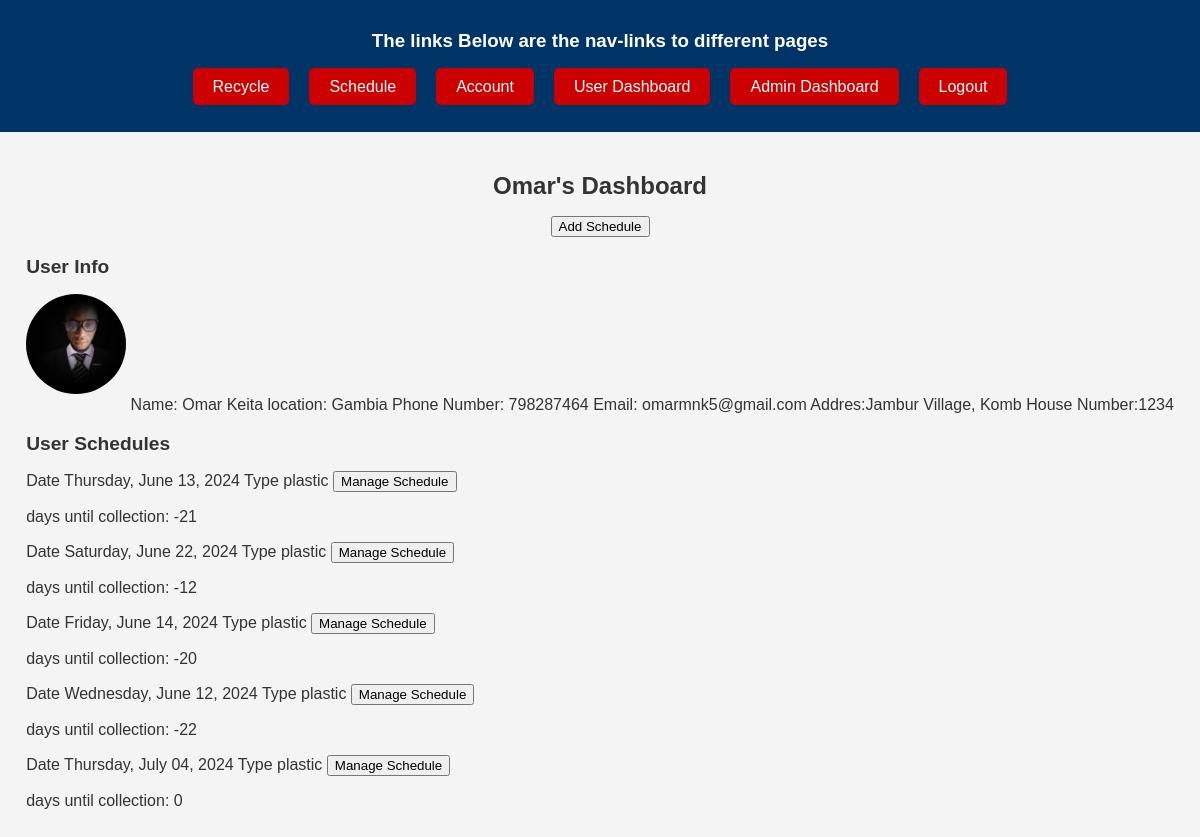
/user_dashboard (signed in), run on the app's committed database.
### app/models.py (models this page shows, shortened)
class User(db.Model, UserMixin):
    id = db.Column(db.Integer,  nullable= False, primary_key=True, autoincrement=True)
    first_name = db.Column(db.String(50), nullable=False)
    middle_name = db.Column(db.String(50), nullable=False, default="")
    last_name = db.Column(db.String(50), nullable=False)
    email = db.Column(db.String(50), unique=True, nullable=False,)
    sex = db.Column(db.String(50), nullable=False, default='Male')
    address = db.Column(db.String(50), nullable=False)
    house_number = db.Column(db.String(50), nullable=False)
    location = db.Column(db.String(50), nullable=False)
    image_file = db.Column(db.String(500), nullable=False, default='default.jpg')
    phone_number = db.Column(db.String(50), nullable=False)
    password = db.Column(db.String(150), nullable=False)
    schedule = db.relationship('Scheduling', backref='customer', lazy=True)
    is_admin = db.Column(db.Boolean, nullable=False, default=False)

class Scheduling(db.Model):
    id = db.Column(db.Integer, primary_key=True, autoincrement=True)
    date = db.Column(db.DateTime, nullable=False)
    type = db.Column(db.String(50), nullable=False)
    user_id = db.Column(db.Integer, db.ForeignKey('user.id'), nullable=False)
    collected = db.Column(db.Boolean, nullable=False, default=False)

### app/routes.py (the view)
@app.route('/user_dashboard', methods=['GET', 'POST'])
@login_required
def user_dashboard():
    user_schedule = Scheduling.query.filter_by(user_id=current_user.id).all()
    return render_template('user_dashboard.html', user_schedule=user_schedule, datetime=datetime)

### app/models.py (called while the page is built)
@login_manager.user_loader
def load_user(user_id):
    return User.query.get(int(user_id))

### app/templates/user_dashboard.html (shortened to what this page needs)
{% extends 'base.html'%}  {% block content %}
  <h2>{{current_user.first_name}}'s Dashboard</h2>
  <a href="{{url_for('schedule')}}"><button>Add Schedule</button></a>
  <div class="user">
    <div class="user-info">
      <h3>User Info</h3>
      <span
        ><img
          src="{{url_for('static', filename='profile_pics/' + current_user.image_file)}}"
          alt=""
      /></span>
      <span>Name: {{current_user.first_name}} {{current_user.last_name}}</span>
      <span>location: {{current_user.location}}</span>
      <span>Phone Number: {{current_user.phone_number}}</span>
      <span>Email: {{current_user.email}}</span>
      <span>Addres:{{current_user.address}}</span>
      <span>House Number:{{current_user.house_number}}</span>
    </div>
    <div class="schedules">
      <h3>User Schedules</h3>
      <div class="recycle">
        {% if user_schedule %} {%for schedule in user_schedule%}
        <span>Date {{schedule.date.strftime('%A, %B %d, %Y')}}</span>
        <span>Type {{schedule.type}}</span>
        <a
          class="btn-manage"
          href="{{url_for('manage_schedule', schedule_id=schedule.id)}}"
          ><button>Manage Schedule</button></a
        >
        <p>
          days until collection: {{ (schedule.date - datetime.now()).days + 1}}
        </p>
        {% endfor %} {% else %}
        <p>No Schedule for {{current_user.first_name}}</p>
        {% endif %}
      </div>
    </div>
  </div>
  {% endblock %}

### app/templates/base.html (shortened to what this page needs)
<!DOCTYPE html>
<html lang="en">
  <head>
    <link
      rel="stylesheet"
      href="{{url_for('static', filename='css/main.css')}}"
    />
  </head>
  <body>
    <header class="main-header">
      <h3 class="header-text">
        The links Below are the nav-links to different pages
      </h3>
      <ul class="nav-list">
        {% if current_user.is_authenticated %}
        <li class="nav-item">
          <a class="nav-link" href="{{url_for('recycle')}}">Recycle</a>
        </li>
        <li class="nav-item">
          <a class="nav-link" href="{{url_for('schedule')}}">Schedule</a>
        </li>
        <li class="nav-item">
          <a class="nav-link" href="{{url_for('account')}}">Account</a>
        </li>
        <li class="nav-item">
          <a class="nav-link" href="{{url_for('user_dashboard')}}"
            >User Dashboard</a
          >
        </li>
        {% if current_user.is_admin %}
        <li class="nav-item">
          <a class="nav-link" href="{{url_for('admin_dashboard')}}"
            >Admin Dashboard</a
          >
        </li>
        {% endif %}
        <li class="nav-item">
          <a class="nav-link" href="{{url_for('logout')}}">Logout</a>
        </li>
        {% endif %}
      </ul>
    </header>
    <main class="content">{% block content %} {% endblock %}</main>
  </body>
</html>

### app/static/css/main.css (style rules this page uses)
body { font-family: Arial, sans-serif; background-color: #f38686; margin: 0; padding: 0; }
.main-header { background: #322f2f; color: #fc0101; padding: 20px 0; text-align: center; }
.header-text { margin: 0; padding: 10px; }
.nav-list { list-style: none; padding: 0; display: flex; justify-content: center; gap: 20px; }
.nav-item { display: inline; }
.nav-link { text-decoration: none; color: #fff; padding: 10px 20px; background: #444; border-radius: 5px; transition: background 0.3s; }
.content { padding: 20px; }
body { font-family: Arial, sans-serif; background-color: #f5f5f5; }
main { display: flex; flex-direction: column; align-items: center; padding: 2rem; }
main h2 { font-size: 1.5rem; margin-bottom: 1rem; }
main h3 { font-size: 1.2rem; margin-bottom: 1rem; }
main img { width: 100px; height: 100px; border-radius: 50%; margin-bottom: 1rem; }
body { font-family: Arial, sans-serif; background-color: #f4f4f4; margin: 0; padding: 0; color: #333; }
.main-header { background: #003366; color: #fff; padding: 20px 0; text-align: center; }
.nav-link { text-decoration: none; color: #fff; padding: 10px 20px; background: #cc0000; border-radius: 5px; transition: background 0.3s; }

### data on the page
User: first_name "Omar", image_file (picture), last_name "Keita", location "Gambia", phone_number "798287464", email "omarmnk5@gmail.com", address "Jambur Village, Komb", house_number "1234"
Scheduling: date "Thursday, June 13, 2024", type "plastic"
Scheduling: date "Saturday, June 22, 2024", type "plastic"
Scheduling: date "Friday, June 14, 2024", type "plastic"
Scheduling: date "Wednesday, June 12, 2024", type "plastic"
Scheduling: date "Thursday, July 04, 2024", type "plastic"
